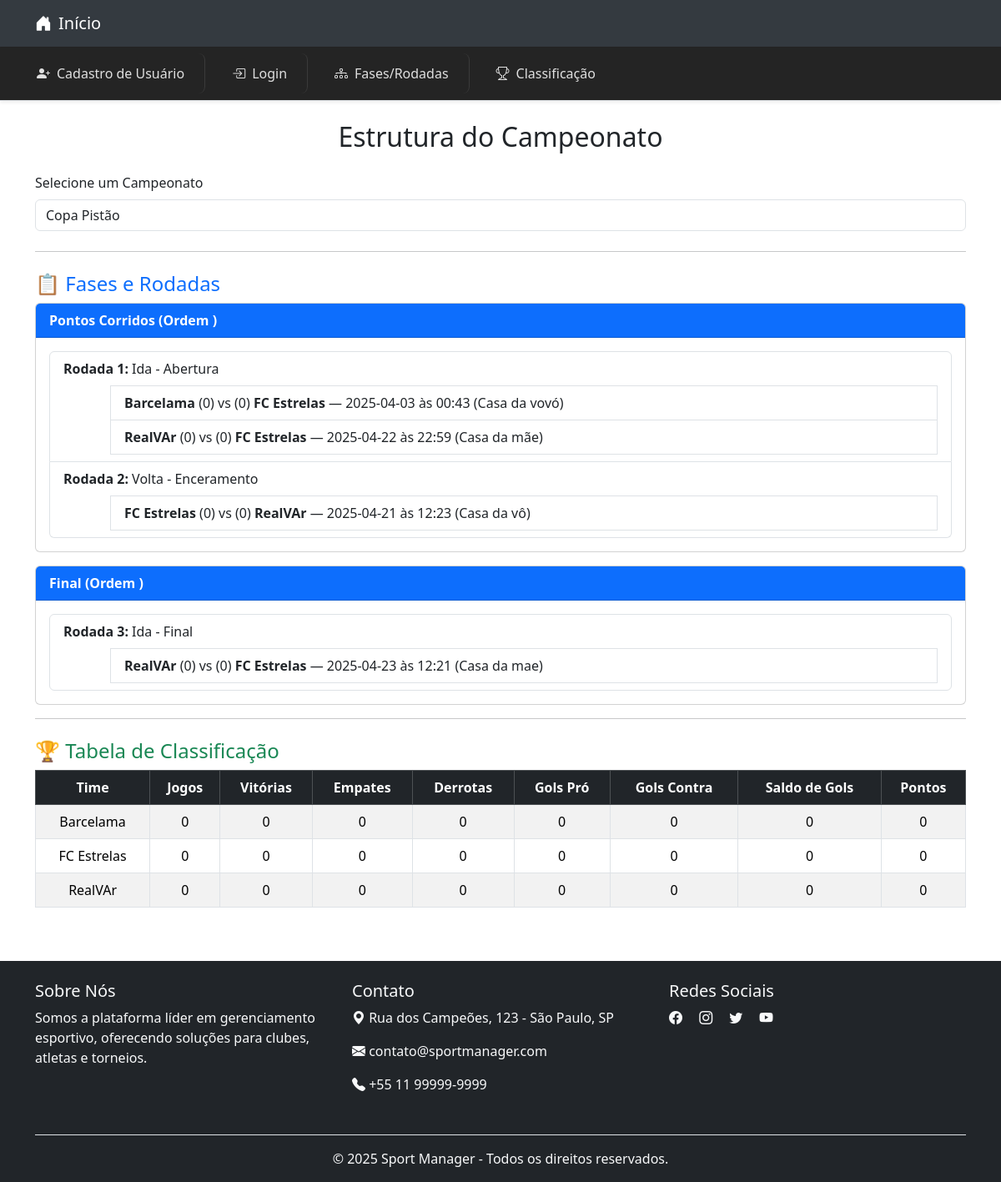
The app's page /public/views/campeonatos/visualizar_fases_rodadas.php?campeonato_id=2, older data.
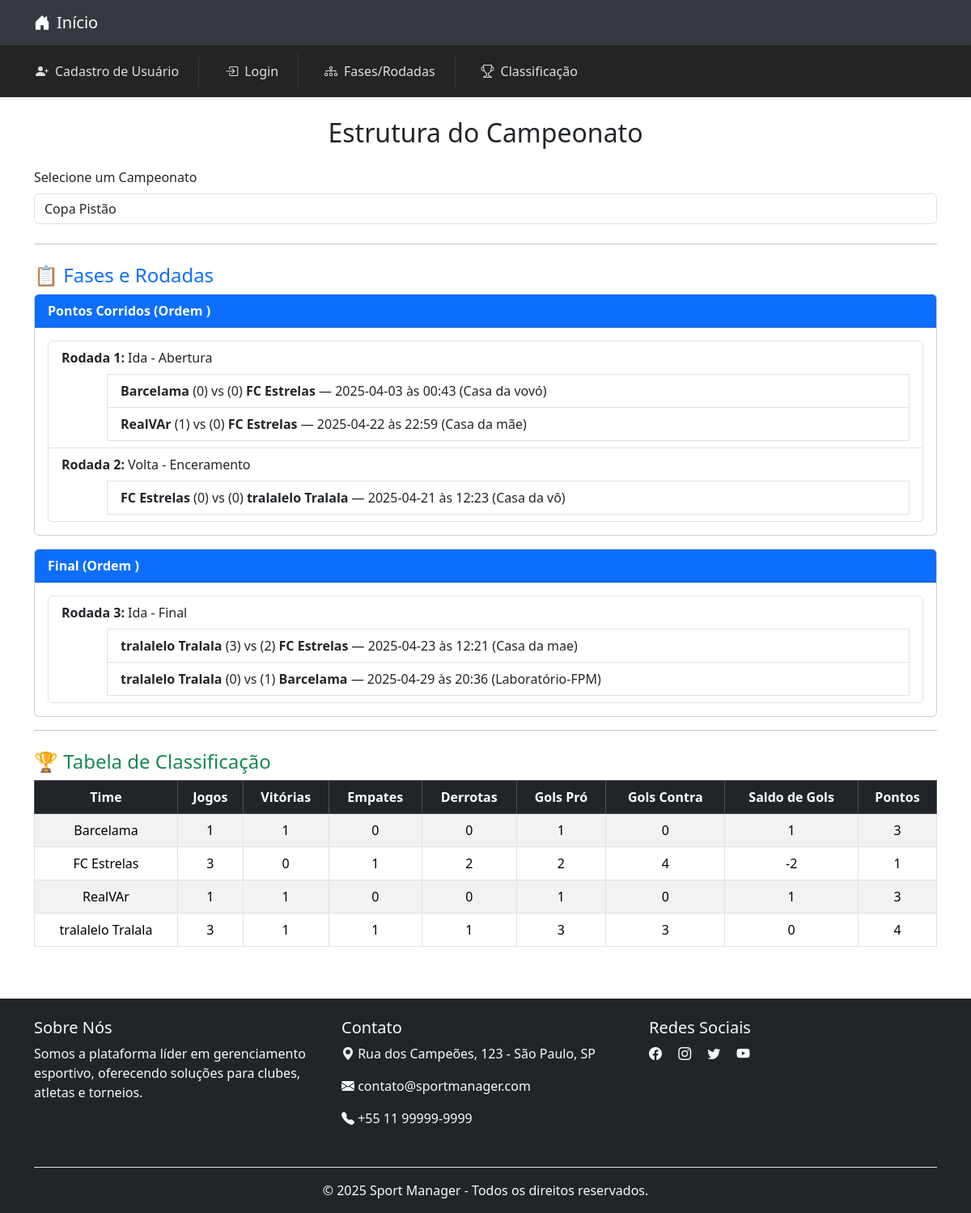
The same page, newer data.
### tables this page shows
CREATE TABLE `fases_campeonato` (
  `id` int NOT NULL AUTO_INCREMENT,
  `campeonato_id` int NOT NULL,
  `nome` varchar(50) DEFAULT NULL,
  `ordem` int DEFAULT '1',
  PRIMARY KEY (`id`),
  KEY `campeonato_id` (`campeonato_id`)
);

CREATE TABLE `rodadas` (
  `id` int NOT NULL AUTO_INCREMENT,
  `fase_id` int NOT NULL,
  `numero` int NOT NULL,
  `tipo` enum('Ida','Volta') DEFAULT 'Ida',
  `descricao` varchar(100) DEFAULT NULL,
  `data` date DEFAULT NULL,
  `hora` time DEFAULT NULL,
  PRIMARY KEY (`id`),
  KEY `fase_id` (`fase_id`),
  CONSTRAINT `fk_fase_id` FOREIGN KEY (`fase_id`) REFERENCES `fases_campeonato` (`id`) ON DELETE CASCADE ON UPDATE CASCADE
);

CREATE TABLE `partidas` (
  `id` int NOT NULL AUTO_INCREMENT,
  `fase_id` int DEFAULT NULL,
  `campeonato_id` int NOT NULL,
  `data` date DEFAULT NULL,
  `horario` time DEFAULT NULL,
  `local` varchar(100) DEFAULT NULL,
  `time_casa` int NOT NULL,
  `time_fora` int NOT NULL,
  `placar_casa` int DEFAULT '0',
  `placar_fora` int DEFAULT '0',
  `rodada_id` int DEFAULT NULL,
  `status` enum('nao_iniciada','em_andamento','finalizada') DEFAULT 'nao_iniciada',
  PRIMARY KEY (`id`),
  KEY `campeonato_id` (`campeonato_id`),
  KEY `time_casa` (`time_casa`),
  KEY `time_fora` (`time_fora`),
  KEY `fk_rodada_id` (`rodada_id`),
  KEY `fk_partidas_fase` (`fase_id`),
  CONSTRAINT `fk_partidas_fase` FOREIGN KEY (`fase_id`) REFERENCES `fases_campeonato` (`id`) ON DELETE SET NULL ON UPDATE CASCADE,
  CONSTRAINT `fk_rodada_id` FOREIGN KEY (`rodada_id`) REFERENCES `rodadas` (`id`) ON DELETE CASCADE ON UPDATE CASCADE
);

CREATE TABLE `times` (
  `id` int NOT NULL AUTO_INCREMENT,
  `nome` varchar(100) NOT NULL,
  `escudo` varchar(255) DEFAULT NULL,
  `cidade` varchar(100) DEFAULT NULL,
  `estadio` varchar(100) DEFAULT NULL,
  `admin_id` int DEFAULT NULL,
  `codigo_publico` varchar(10) DEFAULT NULL,
  PRIMARY KEY (`id`),
  UNIQUE KEY `codigo_publico` (`codigo_publico`)
);

### public/views/campeonatos/visualizar_fases_rodadas.php (the view, shortened to what the changed rows need)
<?php
require_once __DIR__ . '/../../../config/database.php';
include '../cabecalho/header.php';
?>
<!DOCTYPE html>
<html lang="pt-br">
<head>
    <link href="../../../assets/css/bootstrap.min.css" rel="stylesheet">
</head>
<body class="d-flex flex-column min-vh-100">
<div class="container mt-4">
    <h2 class="mb-4 text-center">Estrutura do Campeonato</h2>
            <?php
            $campeonatoSelecionado = $_GET['campeonato_id'] ?? '';
            ?>
    <?php if (!empty($campeonatoSelecionado)): ?>
        <?php
        $queryFases = "SELECT id, nome, ordem FROM fases_campeonato WHERE campeonato_id = ? ORDER BY ordem ASC";
        $stmtFase = $conn->prepare($queryFases);
        $stmtFase->bind_param("i", $campeonatoSelecionado);
        $stmtFase->execute();
        $resultFases = $stmtFase->get_result();
        if ($resultFases->num_rows > 0):
            while ($fase = $resultFases->fetch_assoc()):
                $queryRodadas = "SELECT id FROM rodadas WHERE fase_id = ?";
                $stmtRodada = $conn->prepare($queryRodadas);
                $stmtRodada->bind_param("i", $fase['id']);
                $stmtRodada->execute();
                $resRodadas = $stmtRodada->get_result();
                $tem_partida = false;
                while ($rodadaTemp = $resRodadas->fetch_assoc()) {
                    $stmtCheck = $conn->prepare("SELECT COUNT(*) AS total FROM partidas WHERE rodada_id = ?");
                    $stmtCheck->bind_param("i", $rodadaTemp['id']);
                    $stmtCheck->execute();
                    $check = $stmtCheck->get_result()->fetch_assoc();
                    if ($check['total'] > 0) {
                        $tem_partida = true;
                        break;
                    }
                }
                if (!$tem_partida) continue;
        ?>
        <div class="card mb-3">
            <div class="card-header bg-primary text-white">
                <strong><?= htmlspecialchars($fase['nome']) ?> (Ordem <?= $fase['ordem'] ?>)</strong>
            </div>
            <div class="card-body">
                <?php
                $queryRodadas = "SELECT id, numero, tipo, descricao FROM rodadas WHERE fase_id = ? ORDER BY numero ASC";
                $stmtRodada = $conn->prepare($queryRodadas);
                $stmtRodada->bind_param("i", $fase['id']);
                $stmtRodada->execute();
                $resultRodadas = $stmtRodada->get_result();
                if ($resultRodadas->num_rows > 0): ?>
                    <ul class="list-group">
                        <?php while ($rodada = $resultRodadas->fetch_assoc()): ?>
                            <li class="list-group-item">
                                <strong>Rodada <?= $rodada['numero'] ?>:</strong>
                                <?= htmlspecialchars($rodada['tipo']) ?>
                                <?php if (!empty($rodada['descricao'])): ?>
                                    - <?= htmlspecialchars($rodada['descricao']) ?>
                                <?php endif; ?>
                                <?php
                                $partidasQuery = "SELECT
                                                    t1.nome AS time_casa,
                                                    t2.nome AS time_fora,
                                                    p.data,
                                                    p.horario,
                                                    p.local,
                                                    p.placar_casa,
                                                    p.placar_fora
                                                FROM partidas p
                                                JOIN times t1 ON t1.id = p.time_casa
                                                JOIN times t2 ON t2.id = p.time_fora
                                                WHERE p.rodada_id = ?
                                                ORDER BY p.data, p.horario";
                                $stmtPartidas = $conn->prepare($partidasQuery);
                                $stmtPartidas->bind_param("i", $rodada['id']);
                                $stmtPartidas->execute();
                                $resultPartidas = $stmtPartidas->get_result();
                                ?>
                                <?php if ($resultPartidas->num_rows > 0): ?>
                                    <ul class="mt-2 ms-4">
                                        <?php while ($partida = $resultPartidas->fetch_assoc()): ?>
                                            <li class="list-group-item">
                                                <strong><?= htmlspecialchars($partida['time_casa']) ?></strong>
                                                <?= is_numeric($partida['placar_casa']) ? "({$partida['placar_casa']})" : "" ?>
                                                vs
                                                <?= is_numeric($partida['placar_fora']) ? "({$partida['placar_fora']})" : "" ?>
                                                <strong><?= htmlspecialchars($partida['time_fora']) ?></strong>
                                                — <?= $partida['data'] ?> às <?= substr($partida['horario'], 0, 5) ?> (<?= htmlspecialchars($partida['local']) ?>)
                                            </li>
                                        <?php endwhile; ?>
                                    </ul>
                                <?php else: ?>
                                    <div class="text-muted ms-3">Nenhuma partida cadastrada nesta rodada.</div>
                                <?php endif; ?>
                            </li>
                        <?php endwhile; ?>
                    </ul>
                <?php else: ?>
                    <div class="text-muted">Nenhuma rodada cadastrada nesta fase.</div>
                <?php endif; ?>
            </div>
        </div>
        <?php endwhile; else: ?>
            <div class="alert alert-warning">Nenhuma fase cadastrada neste campeonato.</div>
        <?php endif; ?>
        <div class="table-responsive mb-5">
            <table class="table table-striped table-bordered text-center">
                <thead class="table-dark">
                    <tr>
                        <th>Time</th>
                        <th>Jogos</th>
                        <th>Vitórias</th>
                        <th>Empates</th>
                        <th>Derrotas</th>
                        <th>Gols Pró</th>
                        <th>Gols Contra</th>
                        <th>Saldo de Gols</th>
                        <th>Pontos</th>
                    </tr>
                </thead>
                <tbody>
                <?php
                $sqlTimes = "SELECT t.id, t.nome FROM times t
                             JOIN times_campeonatos tc ON tc.time_id = t.id
                             WHERE tc.campeonato_id = $campeonatoSelecionado
                             ORDER BY t.nome ASC";
                $res = $conn->query($sqlTimes);
                while ($time = $res->fetch_assoc()) {
                    $timeId = $time['id'];
                    $partidas = "SELECT * FROM partidas
                                 WHERE campeonato_id = $campeonatoSelecionado
                                 AND (time_casa = $timeId OR time_fora = $timeId)";
                    $resultPartidas = $conn->query($partidas);
                    $jogos = $vitorias = $empates = $derrotas = $gols_pro = $gols_contra = 0;
                    while ($p = $resultPartidas->fetch_assoc()) {
                        $jogos++;
                        $is_casa = $p['time_casa'] == $timeId;
                        $gp = $is_casa ? $p['placar_casa'] : $p['placar_fora'];
                        $gc = $is_casa ? $p['placar_fora'] : $p['placar_casa'];
                        $gols_pro += $gp;
                        $gols_contra += $gc;
                        if ($gp > $gc) $vitorias++;
                        elseif ($gp == $gc) $empates++;
                        else $derrotas++;
                    }
                    $saldo = $gols_pro - $gols_contra;
                    $pontos = $vitorias * 3 + $empates;
                    echo "<tr>
                            <td>{$time['nome']}</td>
                            <td>{$jogos}</td>
                            <td>{$vitorias}</td>
                            <td>{$empates}</td>
                            <td>{$derrotas}</td>
                            <td>{$gols_pro}</td>
                            <td>{$gols_contra}</td>
                            <td>{$saldo}</td>
                            <td>{$pontos}</td>
                          </tr>";
                }
                ?>
                </tbody>
            </table>
        </div>
    <?php endif; ?>
</div>
</body>
</html>

Row changes from the older to the newer data that the page shows:
changed partidas "Casa da mãe": placar_casa "0" → "1"
changed partidas "Casa da vô": times.nome "RealVAr" → "tralalelo Tralala"
changed partidas "Casa da mae": times.nome "RealVAr" → "tralalelo Tralala"; placar_casa "0" → "3"; placar_fora "0" → "2"
added partidas: times.nome "tralalelo Tralala", placar_casa "0", placar_fora "1", times.nome "Barcelama", data "2025-04-29", horario "20:36", local "Laboratório-FPM", shown under rodadas "Final"
computed for times "Barcelama": jogos "0" → "1"; vitorias "0" → "1"; gols_pro "0" → "1"; saldo "0" → "1"; pontos "0" → "3"
computed for times "FC Estrelas": jogos "0" → "3"; empates "0" → "1"; derrotas "0" → "2"; gols_pro "0" → "2"; gols_contra "0" → "4"; saldo "0" → "-2"; pontos "0" → "1"
computed for times "RealVAr": jogos "0" → "1"; vitorias "0" → "1"; gols_pro "0" → "1"; saldo "0" → "1"; pontos "0" → "3"
now on this page (row unchanged): times: nome "tralalelo Tralala", jogos "3", vitorias "1", empates "1", derrotas "1", gols_pro "3", gols_contra "3", saldo "0", pontos "4"
